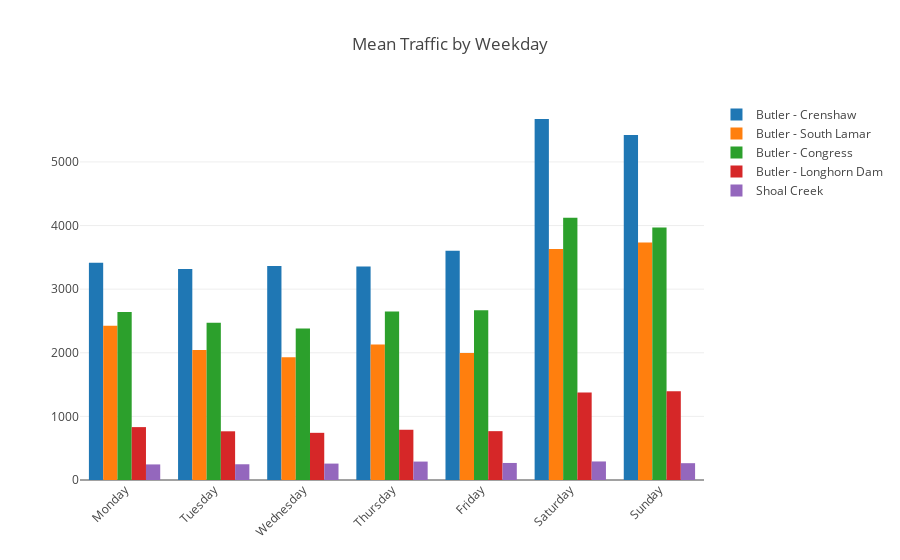

The notebook cell saved with this chart:
### Code cell
x = ['Monday', 'Tuesday', 'Wednesday', 'Thursday', 'Friday', 'Saturday', 'Sunday']

trace1 = go.Bar(x=x, y=week_df['Butler Trail - Crenshaw Bridge PC Urban Trail'], name='Butler - Crenshaw')
trace2 = go.Bar(x=x, y=week_df['Butler Trail - South Lamar PC Urban Trail'], name='Butler - South Lamar')
trace3 = go.Bar(x=x, y=week_df['Butler Trail - North Congress PC Urban Trail'], name='Butler - Congress')
trace4 = go.Bar(x=x, y=week_df['Butler Trail - Longhorn Dam PC Urban Trail'], name='Butler - Longhorn Dam')
trace5 = go.Bar(x=x, y=week_df['Shoal Creek Solar Trail PC Urban Trail ped/bike'], name='Shoal Creek')

data = [trace1, trace2, trace3, trace4, trace5]
layout = go.Layout(xaxis=dict(tickangle=-45), barmode='group', title='Mean Traffic by Weekday')

fig = go.Figure(data=data, layout=layout)
iplot(fig)

### Figure 1 — Plotly figure (JSON) as saved in the notebook; plotly's stock layout.template omitted (floating-point values rounded to 4 significant figures)
{"data": [{"name": "Butler - Crenshaw", "type": "bar", "uid": "86e71265-2937-4119-b4d2-3a0fe9b345d8", "x": ["Monday", "Tuesday", "Wednesday", "Thursday", "Friday", "Saturday", "Sunday"], "y": [3416.0, 3316.0, 3365.0, 3355.0, 3603.0, 5675.0, 5425.0]}, {"name": "Butler - South Lamar", "type": "bar", "uid": "563107c1-1261-4977-bdad-24775a993473", "x": ["Monday", "Tuesday", "Wednesday", "Thursday", "Friday", "Saturday", "Sunday"], "y": [2425.0, 2044.0, 1929.0, 2129.0, 1997.0, 3632.0, 3735.0]}, {"name": "Butler - Congress", "type": "bar", "uid": "216cc429-b662-4a8c-8156-c90af6b00aac", "x": ["Monday", "Tuesday", "Wednesday", "Thursday", "Friday", "Saturday", "Sunday"], "y": [2639.0, 2473.0, 2380.0, 2649.0, 2667.0, 4122, 3969.0]}, {"name": "Butler - Longhorn Dam", "type": "bar", "uid": "2a01bfbd-5f91-4d43-87e8-b7113559d3af", "x": ["Monday", "Tuesday", "Wednesday", "Thursday", "Friday", "Saturday", "Sunday"], "y": [831.5, 765.6, 741.7, 789.9, 767.8, 1377.0, 1396.0]}, {"name": "Shoal Creek", "type": "bar", "uid": "81889e6e-1905-480a-a48b-8e4e9ff60184", "x": ["Monday", "Tuesday", "Wednesday", "Thursday", "Friday", "Saturday", "Sunday"], "y": [244.9, 247.5, 258.1, 289.8, 267.9, 291.5, 264.3]}], "layout": {"barmode": "group", "title": {"text": "Mean Traffic by Weekday"}, "xaxis": {"tickangle": -45}}}
